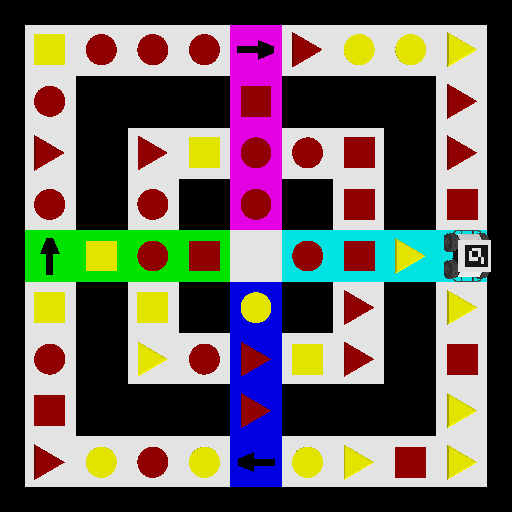
#> input picture testrun0.png, 512 x 512 px, given in place of video, which was not available
$ python Assignment-2.py
#> lines starting #> are read from the running program, lines starting #| are printed output that depends on the picture; after the words box and inside, x2 and y2 are one past the last pixel; in counts of white or black regions, pixels touching at a corner belong together; pictures that were not available may be replaced by others from this repository, and a replacement may not be noted
import cv2
import numpy as np
scale_percent = 100

cap = cv2.VideoCapture('http://192.168.1.4:4747/video')
#cap = cv2.VideoCapture(0)
while True:
	ret,img = cap.read()
#> img is the input picture: shape (512, 512, 3); mean B, G, R 88, 92.6, 100.6
	width = int(img.shape[1]*scale_percent/100)
#> width = 512
	height = int(img.shape[0]*scale_percent/100)
#> height = 512
	dsize = (width, height)
#> dsize = (512, 512)
	rsz = cv2.resize(img, dsize)
	hsv = cv2.cvtColor(rsz, cv2.COLOR_BGR2HSV)
#> hsv: shape (512, 512, 3); mean H, S, V 14, 67.3, 120.2
	lY = np.array([20,100,100])
	uY = np.array([40,255,255])
	maskY = cv2.inRange(hsv,lY,uY)
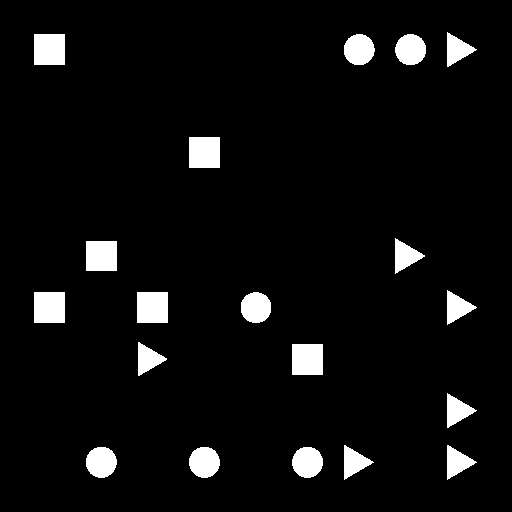
#> maskY: shape (512, 512); 5.4% white; 19 white regions
	maskY = cv2.GaussianBlur(maskY, (0,0), sigmaX=1, sigmaY=1, borderType=cv2.BORDER_DEFAULT)
	kernel = np.ones((1,1), np.uint8)
	er = cv2.erode(maskY, kernel, iterations = 2)
	dil = cv2.dilate(er, kernel, iterations = 2)
	yel = cv2.bitwise_and(rsz,rsz,mask=dil)
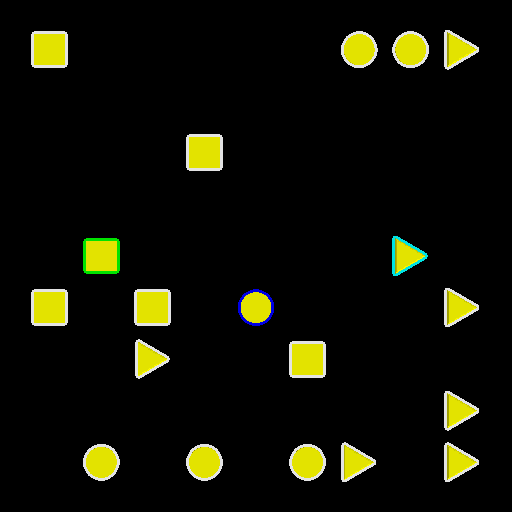
#> yel: shape (512, 512, 3); mean B, G, R 5.1, 17.3, 16.7
	contours, hierarchy = cv2.findContours(dil, cv2.RETR_TREE, cv2.CHAIN_APPROX_SIMPLE)
#> contours = 19 contours; largest, box (x1, y1, x2, y2) and area: (289, 341, 326, 378) 1280, (134, 289, 171, 326) 1280, (31, 289, 68, 326) 1280, (186, 134, 223, 171) 1280, (31, 31, 68, 68) 1280
	cf = []
	cd = []
	for cnt in contours:
		eps = 0.1*cv2.arcLength(cnt, True)
		approx = cv2.approxPolyDP(cnt, eps, True)
		if(len(approx)==3 and cv2.contourArea(cnt)>=1500):
			cf.append(approx)
		else:
			cd.append(cnt)
#> this loop made 19 passes
#> (eps, approx) on passes 1 to 12: (11.94, [[303, 444], [289, 465], [310, 480], [325, 458]]), (11.94, [[200, 444], [186, 465], [207, 480], [222, 459]]), (12, [[97, 444], [83, 466], [104, 480], [119, 459]]), (12.37, [[478, 460], [445, 443], [445, 481]]), (12.37, [[375, 460], [342, 443], [342, 481]]), (12.37, [[445, 391], [448, 430], [478, 408]]), (13.93, [[290, 342], [290, 376], [324, 376], [324, 342]]), (12.26, [[138, 339], [139, 378], [169, 358]]), (11.86, [[253, 289], [238, 312], [259, 325], [273, 302]]), (13.93, [[135, 290], [135, 324], [169, 324], [169, 290]]), (13.93, [[32, 290], [32, 324], [66, 324], [66, 290]]), (12.29, [[445, 288], [445, 326], [478, 309]])
#> after the loop, cd has the same summary as contours; cf = []
	cv2.drawContours(yel, cf, -1, (0,255,0), 3)
	cv2.drawContours(yel, cd, -1, (0,0,0), -1)
#> yel: shape (512, 512, 3); 7.78% of pixels changed, all inside (x1, y1, x2, y2) = (31, 30, 479, 482)
	cv2.imshow('yel',yel)
	cv2.imshow('rsz',img)
	if ret==False:
		break
	k = cv2.waitKey(1)
#> (key q is pressed here)
	if(k==ord('q')):
		cap.release()
		cv2.destroyAllWindows()
		break

$ run again, on k.png
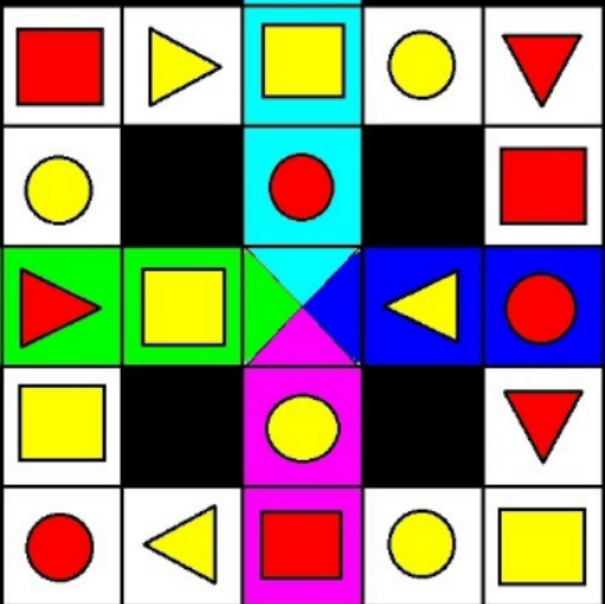
#> input picture k.png, 605 x 604 px, given in place of video, which was not available
#> img is the input picture: shape (604, 605, 3); mean B, G, R 122.2, 133.2, 142.1
#> hsv: shape (604, 605, 3); mean H, S, V 44, 124.7, 184.6
#> `maskY = cv2.inRange(hsv,lY,uY)`:
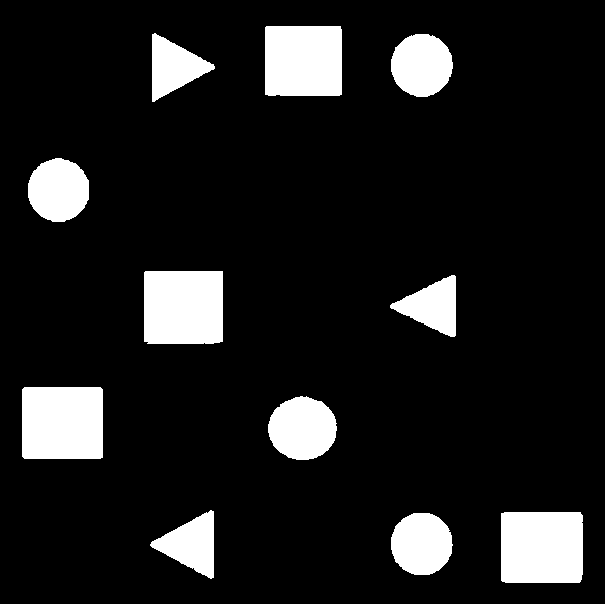
#> maskY: shape (604, 605); 11.6% white; 11 white regions
#> contours = 11 contours; largest, box (x1, y1, x2, y2) and area: (19, 384, 106, 462) 6584, (498, 509, 586, 586) 6554, (141, 268, 226, 347) 6508, (262, 23, 345, 99) 6112, (265, 393, 340, 463) 3926
#> the loop `for cnt in contours:` made 11 passes
#> (eps, approx) on passes 1 to 7: (22.29, [[413, 510], [388, 549], [429, 577], [454, 535]]), (31.66, [[499, 511], [500, 583], [582, 583], [582, 510]]), (24.15, [[149, 540], [215, 579], [215, 509]]), (23.74, [[300, 393], [265, 432], [308, 462], [339, 426]]), (31.72, [[20, 387], [22, 460], [104, 459], [102, 385]]), (23.56, [[458, 276], [387, 307], [454, 339]]), (31.64, [[142, 270], [142, 343], [224, 343], [224, 269]])
#> after the loop `for cnt in contours:`: cd = 8 contours; box (x1, y1, x2, y2) and area: (19, 384, 106, 462) 6584, (498, 509, 586, 586) 6554, (141, 268, 226, 347) 6508, (262, 23, 345, 99) 6112, (265, 393, 340, 463) 3926, (25, 155, 92, 225) 3564, (388, 31, 456, 100) 3552, (388, 510, 456, 578) 3546; cf = 3 contours; box (x1, y1, x2, y2) and area: (149, 509, 216, 580) 2310, (150, 32, 216, 104) 2308, (387, 276, 459, 340) 2174
#> `cv2.drawContours(yel, cd, -1, (0,0,0), -1)`:
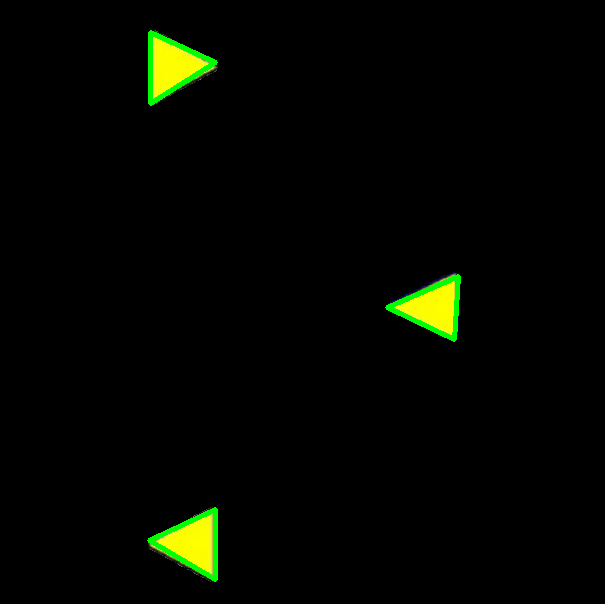
#> yel: shape (604, 605, 3); mean B, G, R 0.2, 6, 3.7
